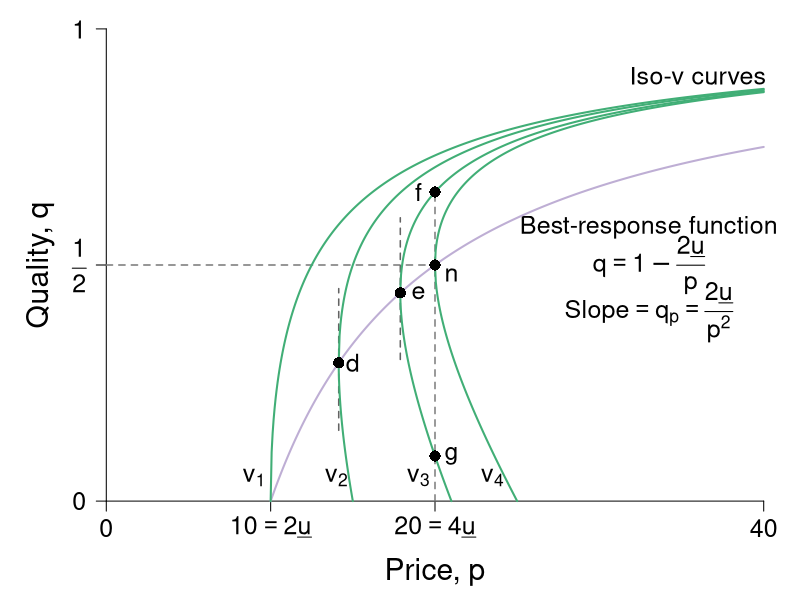

The R source for this figure:
#' Graph Designer: Scott Cohn
#' Authors: Bowles and Halliday
#' Title: Coordination, Conflict and Competition: A Text in Microeconomics

require(ggplot2)
require(shape)
pdf(file = "information_power/iso_vmap_a_rightpanel.pdf", width = 9, height = 7)

#Set parameters for graphics
pointsize <- 1.8
axislabelsize <- 1.8
labelsize <- 1.5
namesize <- 1.8
annotatesize <- 1.5
graphlinewidth <- 2
segmentlinewidth <- 1.5

COL <- c("#7fc97f", "#beaed4", "#fdc086", "#ffff99", "#386cb0", "#f0027f", "#bf5b17", "#666666")
COLA <- c("#e0f3db", "#99d8c9","#66c2a4","#41ae76", "#238b45", "#005824")
COLB <- c("#c6dbef", "#4eb3d3", "#2b8cbe", "#0868ac","#084081")
COLC <- c("#fcfbfd", "#efedf5", "#dadaeb", "#bcbddc", "#9e9ac8", "#807dba", "#6a51a3", "#54278f", "#3f007d")
grays <- gray.colors(25, start = 1, end = 0)

#The equation is below when v = 0. See Wolfram Alpha output. 
isov <- function(p, delta = 5) {
  (p - delta)/p
}

isovhigh1 <- function(p, delta = 5, v = 5){
  (sqrt(p^2 - 4 * delta * v) - p + 2*v)/( 2 * v )
}

isovlow1 <- function(p, delta = 5, v = 5){
  (-sqrt(p^2 - 4 * delta * v) - p + 2*v)/( 2 * v )
}

isovhigh2 <- function(p, delta = 5, v = 10){
  (sqrt(p^2 - 4 * delta * v) - p + 2*v)/( 2 * v )
}

isovlow2 <- function(p, delta = 5, v = 10){
  (-sqrt(p^2 - 4 * delta * v) - p + 2*v)/( 2 * v )
}

isovhigh3 <- function(p, delta = 5, v = 15){
  (sqrt(p^2 - 4 * delta * v) - p + 2*v)/( 2 * v )
}

isovlow3 <- function(p, delta = 5, v = 15){
  (-sqrt(p^2 - 4 * delta * v) - p + 2*v)/( 2 * v )
}

isovhigh4 <- function(p, delta = 5, v = 15){
  (sqrt(p^2 - 4 * delta * v) - p + 2*v)/( 2 * v )
}

isovlow4 <- function(p, delta = 5, v = 15){
  (-sqrt(p^2 - 4 * delta * v) - p + 2*v)/( 2 * v )
}

brfFn <- function(p, delta = 5) {
  1 - (2*delta) /p
}

#This is evaluated for p = 12; q = 12/(8*sqrt(12^2 - 4*delta1*v1)) - 1/8 for the slope
#At p = 12; q = (-sqrt(12^2 - 4*v1*delta1) - 12 + 2*v1)/(2*v1) = 0.799
tangencyLine <- function(p){
  (p*(0.05))
}



COL <- c("#7fc97f", "#beaed4", "#fdc086", "#ffff99", "#386cb0", "#f0027f", "#bf5b17", "#666666")
COLA <- c("#e0f3db", "#99d8c9","#66c2a4","#41ae76", "#238b45", "#005824")
COLB <- c("#c6dbef", "#4eb3d3", "#2b8cbe", "#0868ac","#084081")
COLC <- c("#fcfbfd", "#efedf5", "#dadaeb", "#bcbddc", "#9e9ac8", "#807dba", "#6a51a3", "#54278f", "#3f007d")
grays <- gray.colors(25, start = 1, end = 0)
par(mar =  c(4, 4, .5, .5))

xlims <- c(0, 40)
ylims <- c(0, 1)

plot(0, 0, xlim = xlims, ylim = ylims, type = "n",
     xlab = "",
     ylab = "",
     xaxt = "n", yaxt = "n", cex.lab = axislabelsize, bty = "n")

mtext(expression(paste("Price, ", p)), side=1, line = 2.5, cex = axislabelsize)
text(-4, ylims[2] - 0.5*(ylims[2] - ylims[1]), expression(paste("Quality, ", q)), xpd = TRUE, cex = axislabelsize, srt = 90) 


npts <- 500 
npts2 <- 501
#Specify the sequences of points for graphing. 
xx0 <- seq(5, xlims[2], length.out = npts)
xx1 <- seq(10, xlims[2], length.out = npts)
xx2 <- seq(xlims[1], 15, length.out = npts)
xx3 <- seq(10, xlims[2], length.out = npts2)
xx4 <- seq(xlims[1], 10, length.out = npts2)
#For below, I solved sqrt(p^2 - 200) - p + 200/p = 0, getting p = 10*sqrt(2) = 14.14214
xx5 <- seq(14.14214, xlims[2], length.out = npts2)
xx6 <- seq(14.14214, 15, length.out = npts2)

xx7 <- seq(17.889, xlims[2], length.out = npts2)
xx8 <- seq(17.889, 21, length.out = npts2)

xx9 <- seq(20, xlims[2], length.out = npts2)
xx10 <- seq(xlims[1], 25, length.out = npts2)

#Customize ticks and labels for the plot
ticksy <- c(0, 0.5, 1)
ylabels <- c(0, expression(paste(frac(1,2))), 1)
ticksx <- c(0, 10, 20, 40)
xlabels <- c(0, expression(paste(10 == 2*underline("u"))), expression(paste(20 == 4*underline("u"))) , 40)
axis(1, at = ticksx, pos = 0, labels = xlabels, cex.axis = labelsize)
axis(2, at = ticksy, pos = 0, labels = ylabels, las = 1, cex.axis = labelsize)

#Annotation of the three graphs and the NE

# text(3.4, 0.05, expression(paste(v[0] == z)), cex = annotatesize)
text(9.0, 0.05, expression(paste(v[1])), cex = annotatesize)
text(14, 0.05, expression(paste(v[2])), cex = annotatesize)
text(19, 0.05, expression(paste(v[3])), cex = annotatesize)
text(23.5, 0.05, expression(paste(v[4])), cex = annotatesize)
text(21, 0.48, expression(paste("n")), cex = annotatesize)
text(33, 0.58, expression(paste("Best-response function")), cex = annotatesize)
text(33, 0.5, expression(paste(q == 1 - frac(2*underline(u),p))), cex = annotatesize)
text(33, 0.4, expression(paste("Slope", phantom()==phantom(), q[p] == frac(2*underline(u),p^2))), cex = annotatesize)
text(36, 0.9, expression(paste("Iso-v curves")), cex = annotatesize)

#Lines for the coordinates of the Nash equilbrium
#segments(10, 0, 10, 0.175, lty = 2, col = grays[22], lwd = segmentlinewidth)
segments(20, 0, 20, 0.6545, lty = 2, col = grays[20], lwd = segmentlinewidth)
segments(0, 0.5, 20, 0.5, lty = 2, col = grays[20], lwd = segmentlinewidth)
segments(14.14214, 0.15, 14.14214, 0.45, lty = 2, col = grays[22], lwd = segmentlinewidth)
segments(17.889, 0.3, 17.889, 0.6, lty = 2, col = grays[22], lwd = segmentlinewidth)

#Draw the lines for the graphs
#lines(xx0, isov(xx0, delta = 5), col = COLA[4], lwd = graphlinewidth)
lines(xx1, brfFn(xx1), col = COL[2], lwd = graphlinewidth)
#lines(xx2, tangencyLine(xx2), col = "darkgrey", lwd = segmentlinewidth, lty = 2)
lines(xx3, isovhigh1(xx3, v = 5, delta = 5), col = COLA[4], lwd = graphlinewidth)
lines(xx4, isovlow1(xx4, v = 5, delta = 5), col = COLA[4], lwd = graphlinewidth)
lines(xx5, isovhigh2(xx5, v = 10, delta = 5), col = COLA[4], lwd = graphlinewidth)
lines(xx6, isovlow2(xx6, v = 10, delta = 5), col = COLA[4], lwd = graphlinewidth)
lines(xx7, isovhigh3(xx7, v = 16, delta = 5), col = COLA[4], lwd = graphlinewidth)
lines(xx8, isovlow3(xx8, v = 16, delta = 5), col = COLA[4], lwd = graphlinewidth)
lines(xx9, isovhigh4(xx9, v = 20, delta = 5), col = COLA[4], lwd = graphlinewidth)
lines(xx10, isovlow4(xx10, v = 20, delta = 5), col = COLA[4], lwd = graphlinewidth)

#Arrows and slope of iso-v label
#Arrows(29, 0.15, 24, 0.15,  col = "black", lty = 1, lwd = 2, arr.type = "triangle")
#text(32, 0.2, expression(paste("Slope of iso-v")), cex = annotatesize)
#text(32.3, 0.15, expression(paste(" = -mrs ")), cex = annotatesize)
#text(32, 0.06, expression(paste(" = " -frac(v[p], v[q]))), cex = annotatesize)

#Add a point for the NE
points(20, 0.5, pch = 16, col = "black", cex = 1.5)


#Add a point for b
# points(10, 0.5, pch = 16, col = "black", cex = 1.5)
# text(9.5, 0.53, expression(paste("b")), cex = annotatesize)

#Add a point for d
#Figure out q for p = 14.14214: q = 1 - 2delta/p = 1 - (2*5)/14.14214 =  0.2928934
points(14.14214, 0.2928934, pch = 16, col = "black", cex = 1.5)
text(15, 0.2928934, expression(paste("d")), cex = annotatesize)

points(17.889, 0.441, pch = 16, col = "black", cex = 1.5)
text(19, 0.441, expression(paste("e")), cex = annotatesize)

# points same wage w incr/decr in effort
points(20, 0.0955, pch = 16, col = "black", cex = 1.5)
text(21, 0.0955, expression(paste("g")), cex = annotatesize)
points(20, 0.6545, pch = 16, col = "black", cex = 1.5)
text(19, 0.6545, expression(paste("f")), cex = annotatesize)

dev.off()
